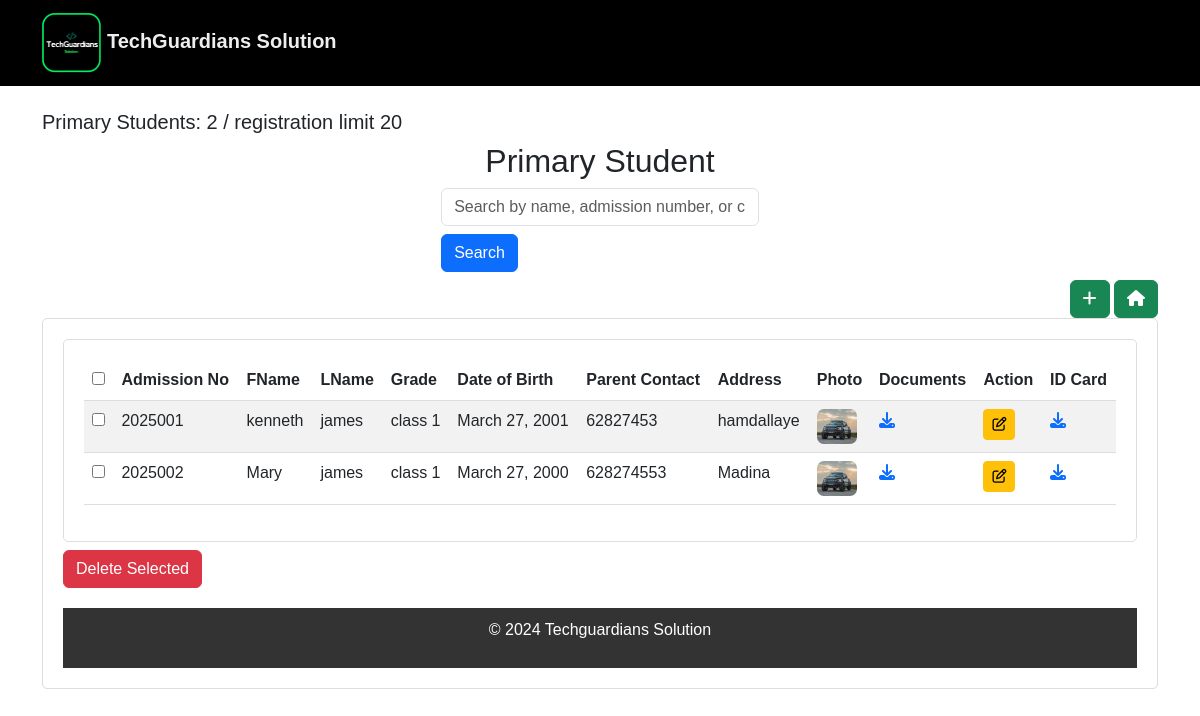
Page /primary/ on the committed database.
### students/models.py (models this page shows, shortened)
class PrimaryStudent(models.Model):
    student_id = models.AutoField(primary_key=True)
    first_name = models.CharField(max_length=50)
    last_name = models.CharField(max_length=50)
    grades = models.ForeignKey(CLASS, on_delete=models.CASCADE, related_name="primary_students", null=True, blank=True)
    date_of_birth = models.DateField()
    parent_contact = models.CharField(max_length=15)
    address = models.TextField()
    admission_number = models.CharField(max_length=10, unique=True, blank=True)
    image = models.ImageField(upload_to='student_photos/', blank=True, null=True)
    documents = models.FileField(upload_to='student_documents/', blank=True, null=True)

class CLASS(models.Model):
    name = models.CharField(max_length=50, unique=True)  # e.g., "Grade 1", "Grade 2", "Primary"
    def __str__(self):
        return self.name

### students/views.py (the view)
# urls.py: path('primary/', views.primary_students, name='primary_students'),
def primary_students(request):
    setting, created = SchoolSetting.objects.get_or_create(id=1)
    query = request.GET.get('q', '')  # Get the search query from the request
    if query:
        students = PrimaryStudent.objects.filter(
            first_name__icontains=query
        ) | PrimaryStudent.objects.filter(
            last_name__icontains=query
        ) | PrimaryStudent.objects.filter(
            grades__name__icontains=query  # Fix: Using ForeignKey lookup correctly
        )
    else:
        students = PrimaryStudent.objects.all()
    student_count = students.count()  # Count the number of students
    classes = CLASS.objects.all()
    return render(request, 'students/primary_students.html',
    {'students': students,
    'student_count': student_count,
    'max_students': setting.max_students,
    'classes':classes})

### template/students/primary_students.html (shortened to what this page needs)
{% load i18n %}
<!DOCTYPE html>
<html lang="en">
<head>
    <link href="https://cdn.jsdelivr.net/npm/bootstrap@5.3.0/dist/css/bootstrap.min.css" rel="stylesheet">
    <link rel="stylesheet" href="https://cdnjs.cloudflare.com/ajax/libs/font-awesome/6.6.0/css/all.min.css"/>
</head>
<body>
    <nav class="navbar navbar-expand-lg navbar-dark">
        <div class="container">
          <a class="navbar-brand" href="Homepage.html">
            {% load static %}
            <img src="{% static 'tech1.png' %}" alt="Jubilee international" style="height: 60px; width:fit-content">
            TechGuardians Solution
          </a>
        </div>
    </nav>
    <div class="container mt-4">
        <h5>{% blocktrans %} Primary Students: {{ student_count }} / registration limit  {{ max_students }} {% endblocktrans %}</h5>
        <h2 class="text-center">{% trans "Primary Student" %}</h2>
        <div class="search-container mb-2">
            <form method="get" class="d-flex flex-wrap gap-2">
                <input type="text" name="q" class="form-control" placeholder="Search by name, admission number, or class" value="{{ query }}">
                <button type="submit" class="btn btn-primary">{% trans "Search" %}</button>
            </form>
               </div>
            <div style="text-align: right;">
                <button class="btn btn-success"><a href="{% url 'add_primary_student' %}" style="color: white; text-decoration: none;"><i class="fa-solid fa-plus"></i></a></button>
                <button class="btn btn-success"><a href="{% url 'home' %}" style="color: white; text-decoration: none;"><i class="fa-solid fa-house"></i></i></a></button>
            </div>
            <div class="table-container">
            <form id="deleteForm" method="POST" action="{% url 'delete_selected_primary' %}">
                <div class="table-container">
                    <table class="table table-striped">
                        <thead>
                            <tr>
                                <th><input type="checkbox" id="selectAll"></th>
                                <th>{% trans "Admission No" %}</th>
                                <th>{% trans "FName" %}</th>
                                <th>{% trans "LName" %}</th>
                                <th>{% trans "Grade" %}</th>
                                <th>{% trans "Date of Birth" %}</th>
                                <th>{% trans "Parent Contact" %}</th>
                                <th>{% trans "Address" %}</th>
                                <th>{% trans "Photo" %}</th>
                                <th>{% trans "Documents" %}</th>
                                <th>{% trans "Action" %}</th>
                                <th>{% trans "ID Card" %}</th>
                            </tr>
                        </thead>
                        <tbody>
                            {% for student in students %}
                            <tr>
                                <td><input type="checkbox" name="selected_students" value="{{ student.pk }}"></td>
                                <td>{{ student.admission_number }}</td>
                                <td>{{ student.first_name }}</td>
                                <td>{{ student.last_name }}</td>
                                <td>{{ student.grades }}</td>
                                <td>{{ student.date_of_birth }}</td>
                                <td>{{ student.parent_contact }}</td>
                                <td>{{ student.address }}</td>
                                <td>
                                    {% if student.image %}
                                        <img src="{{ student.image.url }}" alt="Student Photo" class="student">
                                    {% else %}
                                       {% trans " No Photo" %}
                                    {% endif %}
                                </td>
                                <td>
                                    {% if student.documents %}
                                        <a href="{{ student.documents.url }}" download><i class="fa-solid fa-download"></i></a>
                                    {% else %}
                                        {% trans "No Documents" %}
                                    {% endif %}
                                </td>
                                <td>
                                    <a href="{% url 'edit_primary_student' student.pk %}" class="btn btn-sm btn-warning">
                                        <i class="fa-regular fa-pen-to-square"></i>
                                    </a>
                                </td>
                                <td>
                                    <a href="{% url 'generate_student_card' 'primary' student.student_id %}"><i class="fa-solid fa-download"></i></a>
                                </td>
                            </tr>
                            {% endfor %}
                        </tbody>
                    </table>
                </div>
                <button type="submit" class="btn btn-danger mt-2" onclick="return confirm('Are you sure you want to delete selected students?');">
                    {% trans "Delete Selected" %}
                </button>
            </form>
    <footer>
        <p>&copy; 2024 Techguardians Solution</p>
    </footer>
</body>
</html>

### template/students/primary_students.html (style rules this page uses)
body { font-family: Arial, sans-serif; }
.navbar { background-color: black; }
.navbar-brand { color: #eee; font-weight: bold; }
.table-container { overflow-x: auto; padding: 20px; }
table { width: 100%; border-collapse: collapse; }
th, td { padding: 12px; border-bottom: 1px solid #ddd; text-align: left; }
th { background: #2c2c2c; color: white; }
.search-container { display: flex; flex-wrap: wrap; justify-content: center; gap: 10px; }
footer { background-color: #333; color: white; text-align: center; padding: 10px; margin-top: 20px; }
.student { max-width: 40px; height: auto; border-radius: 7px; }
body { font-family: Arial, sans-serif; margin: 0; padding: 0; }
.table-container { max-height: 400px; overflow-y: auto; border: 1px solid #ddd; border-radius: 5px; }
th, td { padding: 12px; border-bottom: 1px solid #ddd; text-align: left; white-space: nowrap; }
thead { position: sticky; top: 0; background: #2c2c2c; color: white; z-index: 2; }

### rows in the picture
PrimaryStudent: admission_number "2025001", first_name "kenneth", last_name "james", grades "class 1", date_of_birth "March 27, 2001", parent_contact "62827453", address "hamdallaye", image (picture)
PrimaryStudent: admission_number "2025002", first_name "Mary", last_name "james", grades "class 1", date_of_birth "March 27, 2000", parent_contact "628274553", address "Madina", image (picture)
